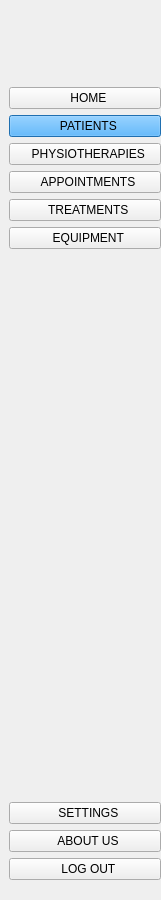
     <widget class="QWidget" name="SideMenu_2" native="true">
      <property name="geometry">
       <rect>
        <x>0</x>
        <y>0</y>
        <width>161</width>
        <height>900</height>
       </rect>
      </property>
      <property name="minimumSize">
       <size>
        <width>0</width>
        <height>900</height>
       </size>
      </property>
      <property name="maximumSize">
       <size>
        <width>161</width>
        <height>900</height>
       </size>
      </property>
      <property name="cursor">
       <cursorShape>CrossCursor</cursorShape>
      </property>
      <property name="styleSheet">
       <string notr="true">#SideMenu_2{
background-color : #0c0e12 ;
}
#SideMenu_2 QPushButton{
text-align : left ; 
padding  : 8px 10px ; 
border-top-left-radius : 10px ;
border-bottom-left-radius : 10px ; 
}
#SideMenu_2 QPushButton:hover {
   background-color : #2c9cf6;
}</string>
      </property>
      <layout class="QVBoxLayout" name="verticalLayout_4">
       <property name="leftMargin">
        <number>9</number>
       </property>
       <property name="rightMargin">
        <number>0</number>
       </property>
       <item>
        <widget class="QLabel" name="label_2">
         <property name="minimumSize">
          <size>
           <width>0</width>
           <height>61</height>
          </size>
         </property>
         <property name="maximumSize">
          <size>
           <width>16777215</width>
           <height>45</height>
          </size>
         </property>
         <property name="styleSheet">
          <string notr="true">max-height : 45px ; 
margin-right : 9px ; </string>
         </property>
         <property name="text">
          <string/>
         </property>
         <property name="pixmap">
          <pixmap>../assets/solid care white version.png</pixmap>
         </property>
         <property name="scaledContents">
          <bool>true</bool>
         </property>
         <property name="alignment">
          <set>Qt::AlignCenter</set>
         </property>
        </widget>
       </item>
       <item>
        <widget class="QWidget" name="frame2_1" native="true">
         <property name="sizePolicy">
          <sizepolicy hsizetype="Ignored" vsizetype="Preferred">
           <horstretch>0</horstretch>
           <verstretch>0</verstretch>
          </sizepolicy>
         </property>
         <property name="minimumSize">
          <size>
           <width>131</width>
           <height>0</height>
          </size>
         </property>
         <layout class="QVBoxLayout" name="verticalLayout_19">
          <property name="spacing">
           <number>6</number>
          </property>
          <property name="leftMargin">
           <number>0</number>
          </property>
          <property name="rightMargin">
           <number>0</number>
          </property>
          <item>
           <widget class="QPushButton" name="home_2">
            <property name="styleSheet">
             <string notr="true"/>
            </property>
            <property name="text">
             <string>  HOME</string>
            </property>
            <property name="icon">
             <iconset>
              <normaloff>../assets/icons/home.svg</normaloff>../assets/icons/home.svg</iconset>
            </property>
            <property name="iconSize">
             <size>
              <width>20</width>
              <height>20</height>
             </size>
            </property>
           </widget>
          </item>
          <item>
           <widget class="QPushButton" name="clients_2">
            <property name="styleSheet">
             <string notr="true">#clients_2{
background-color : #2c9cf6;
}</string>
            </property>
            <property name="text">
             <string>  PATIENTS</string>
            </property>
            <property name="icon">
             <iconset>
              <normaloff>../assets/icons/users.svg</normaloff>../assets/icons/users.svg</iconset>
            </property>
            <property name="iconSize">
             <size>
              <width>20</width>
              <height>20</height>
             </size>
            </property>
           </widget>
          </item>
          <item>
           <widget class="QPushButton" name="employees_2">
            <property name="styleSheet">
             <string notr="true"/>
            </property>
            <property name="text">
             <string>  PHYSIOTHERAPIES</string>
            </property>
            <property name="icon">
             <iconset>
              <normaloff>../assets/icons/users.svg</normaloff>../assets/icons/users.svg</iconset>
            </property>
            <property name="iconSize">
             <size>
              <width>20</width>
              <height>20</height>
             </size>
            </property>
           </widget>
          </item>
          <item>
           <widget class="QPushButton" name="appointements_2">
            <property name="styleSheet">
             <string notr="true"/>
            </property>
            <property name="text">
             <string>  APPOINTMENTS</string>
            </property>
            <property name="icon">
             <iconset>
              <normaloff>../assets/icons/calendar.svg</normaloff>../assets/icons/calendar.svg</iconset>
            </property>
            <property name="iconSize">
             <size>
              <width>20</width>
              <height>20</height>
             </size>
            </property>
           </widget>
          </item>
          <item>
           <widget class="QPushButton" name="treatments_2">
            <property name="styleSheet">
             <string notr="true"/>
            </property>
            <property name="text">
             <string>  TREATMENTS</string>
            </property>
            <property name="icon">
             <iconset>
              <normaloff>../assets/icons/activity.svg</normaloff>../assets/icons/activity.svg</iconset>
            </property>
            <property name="iconSize">
             <size>
              <width>20</width>
              <height>20</height>
             </size>
            </property>
           </widget>
          </item>
          <item>
           <widget class="QPushButton" name="stock_2">
            <property name="styleSheet">
             <string notr="true"/>
            </property>
            <property name="text">
             <string>  EQUIPMENT</string>
            </property>
            <property name="icon">
             <iconset>
              <normaloff>../assets/icons/layers.svg</normaloff>../assets/icons/layers.svg</iconset>
            </property>
            <property name="iconSize">
             <size>
              <width>20</width>
              <height>20</height>
             </size>
            </property>
           </widget>
          </item>
         </layout>
        </widget>
       </item>
       <item>
        <spacer name="verticalSpacer_2">
         <property name="orientation">
          <enum>Qt::Vertical</enum>
         </property>
         <property name="sizeHint" stdset="0">
          <size>
           <width>140</width>
           <height>318</height>
          </size>
         </property>
        </spacer>
       </item>
       <item>
        <widget class="QWidget" name="frame2_2" native="true">
         <layout class="QVBoxLayout" name="verticalLayout_6">
          <property name="leftMargin">
           <number>0</number>
          </property>
          <property name="rightMargin">
           <number>0</number>
          </property>
          <item>
           <widget class="QPushButton" name="settings_2">
            <property name="styleSheet">
             <string notr="true"/>
            </property>
            <property name="text">
             <string>  SETTINGS</string>
            </property>
            <property name="icon">
             <iconset>
              <normaloff>../assets/icons/settings.svg</normaloff>../assets/icons/settings.svg</iconset>
            </property>
            <property name="iconSize">
             <size>
              <width>20</width>
              <height>20</height>
             </size>
            </property>
           </widget>
          </item>
          <item>
           <widget class="QPushButton" name="about_us_2">
            <property name="styleSheet">
             <string notr="true"/>
            </property>
            <property name="text">
             <string>  ABOUT US</string>
            </property>
            <property name="icon">
             <iconset>
              <normaloff>../assets/icons/info.svg</normaloff>../assets/icons/info.svg</iconset>
            </property>
            <property name="iconSize">
             <size>
              <width>20</width>
              <height>20</height>
             </size>
            </property>
           </widget>
          </item>
          <item>
           <widget class="QPushButton" name="logout_2">
            <property name="styleSheet">
             <string notr="true"/>
            </property>
            <property name="text">
             <string>  LOG OUT</string>
            </property>
            <property name="icon">
             <iconset>
              <normaloff>../assets/icons/log-out.svg</normaloff>../assets/icons/log-out.svg</iconset>
            </property>
            <property name="iconSize">
             <size>
              <width>20</width>
              <height>20</height>
             </size>
            </property>
           </widget>
          </item>
         </layout>
        </widget>
       </item>
      </layout>
     </widget>
